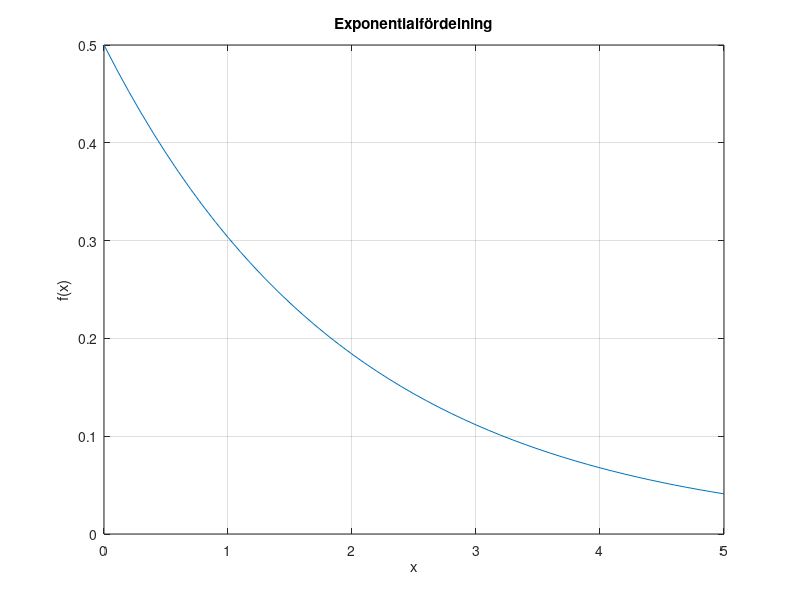

Recreate this plot in MATLAB.
clc
clear
close all

x = 0:0.1:5;
y = exppdf(x,2);

plot(x,y)
grid on
title('Exponentialfördelning')
xlabel('x')
ylabel('f(x)')
